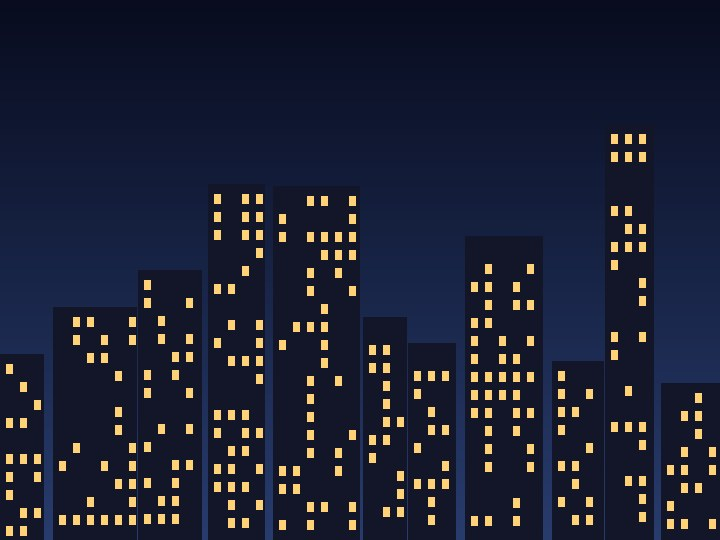
#> input picture backend/app/demo_sites/files/city.jpg, 720 x 540 px, given in place of protected.jpg, which was not available
$ python make_demo_sites.py ../app/demo_sites/files
#> lines starting #> are read from the running program, lines starting #| are printed output that depends on the picture
"""Builds backend/app/demo_sites/files: pages and images for the bundled demo
websites. Copies are edits of web/public/demo/protected.jpg (a drawn scene,
no people). Run from backend/: .venv/Scripts/python scripts/make_demo_sites.py .."""
import math
import random
import shutil
import sys
from pathlib import Path

from PIL import Image, ImageDraw, ImageEnhance, ImageFont

root = Path(sys.argv[1])
src = root / "web/public/demo"
out = root / "backend/app/demo_sites/files"
out.mkdir(parents=True, exist_ok=True)
photo = Image.open(src / "protected.jpg").convert("RGB")
#> photo is the input picture: PIL image 720x540 RGB; mean R, G, B 29.5, 33.3, 51.8
W, H = photo.size
#> W = 720; H = 540

# ---- copies of the protected photo (what an abuser re-posts) ----
w, h = int(W * 0.93), int(H * 0.93)
#> w = 669; h = 502
crop = photo.crop(((W - w) // 2, (H - h) // 2, (W - w) // 2 + w, (H - h) // 2 + h))
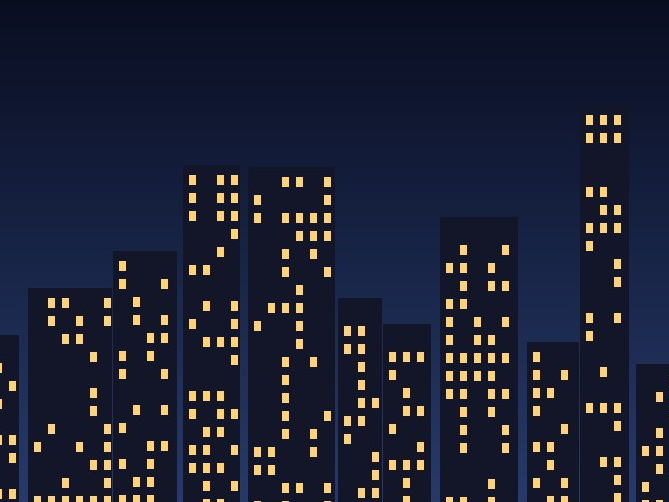
#> crop: PIL image 669x502 RGB; mean R, G, B 30.2, 33.8, 52.3
crop = ImageEnhance.Color(ImageEnhance.Contrast(crop).enhance(1.08)).enhance(1.3)
crop.save(out / "snap_post.jpg", quality=80)

cap = photo.copy()
d = ImageDraw.Draw(cap)
d.rectangle([0, int(H * 0.91), W, H], fill=(0, 0, 0))
try:
    font = ImageFont.truetype("arial.ttf", int(H * 0.05))
except OSError:
    font = ImageFont.load_default()
d.text((W // 2, int(H * 0.955)), "look who it is", fill=(255, 255, 255), font=font, anchor="mm")
cap = cap.resize((W // 2, H // 2))
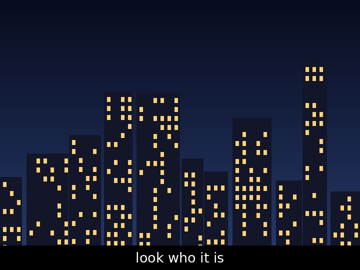
#> cap: PIL image 360x270 RGB; mean R, G, B 26.2, 30, 47.6
cap.save(out / "forum_upload.jpg", quality=55)

shutil.copy(src / "protected.jpg", out / "dump_exact.jpg")  # byte-identical repost

# ---- unrelated images ----
for n in ("city", "forest", "ocean"):
    shutil.copy(src / f"{n}.jpg", out / f"{n}.jpg")


def avatar(seed, path):
#> called with seed = 11
    random.seed(seed)
    img = Image.new("RGB", (160, 160))
#> img: PIL image 160x160 RGB; every value is 0
    d = ImageDraw.Draw(img)
    a = (random.randint(40, 200), random.randint(40, 200), random.randint(40, 200))
    b = (random.randint(40, 200), random.randint(40, 200), random.randint(40, 200))
    for y in range(160):
        t = y / 160
        d.line([(0, y), (160, y)], fill=tuple(int(a[i] + (b[i] - a[i]) * t) for i in range(3)))
    for _ in range(6):
        x, y, r = random.randint(0, 160), random.randint(0, 160), random.randint(10, 40)
        d.ellipse([x - r, y - r, x + r, y + r], outline=(255, 255, 255), width=3)
    img.save(path, quality=85)
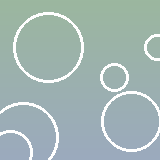
#> saved as avatar_a.jpg: PIL image 160x160 RGB; mean R, G, B 162.5, 182, 179.8


avatar(11, out / "avatar_a.jpg")
avatar(12, out / "avatar_b.jpg")
#> call 2 of avatar, with seed = 12
#> in avatar (call 2), `img.save(path, quality=85)`:
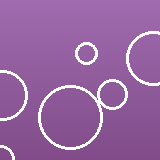
#> saved as avatar_b.jpg: PIL image 160x160 RGB; mean R, G, B 151.7, 101.9, 161.9


def morning_lake(path):
    """A DIFFERENT lake photo: same subject, not the same image."""
    random.seed(7)
    img = Image.new("RGB", (720, 540))
#> img: PIL image 720x540 RGB; every value is 0
    d = ImageDraw.Draw(img)
    for y in range(540):
        t = y / 540
        d.line([(0, y), (720, y)], fill=(int(150 + 90 * t), int(200 + 30 * t), int(240 - 20 * t)))
    d.ellipse([120, 90, 200, 170], fill=(255, 250, 220))
    pts = [(0, 540)] + [(x, 250 - 90 * abs(math.sin(x / 140)) - random.randint(0, 20)) for x in range(0, 740, 20)] + [(720, 540)]
    d.polygon(pts, fill=(70, 110, 90))
    d.rectangle([0, 330, 720, 540], fill=(60, 120, 160))
    for _ in range(30):
        y = random.randint(340, 530)
        x = random.randint(0, 720)
        d.line([(x - 40, y), (x + 40, y)], fill=(200, 230, 245), width=2)
    img.save(path, quality=85)
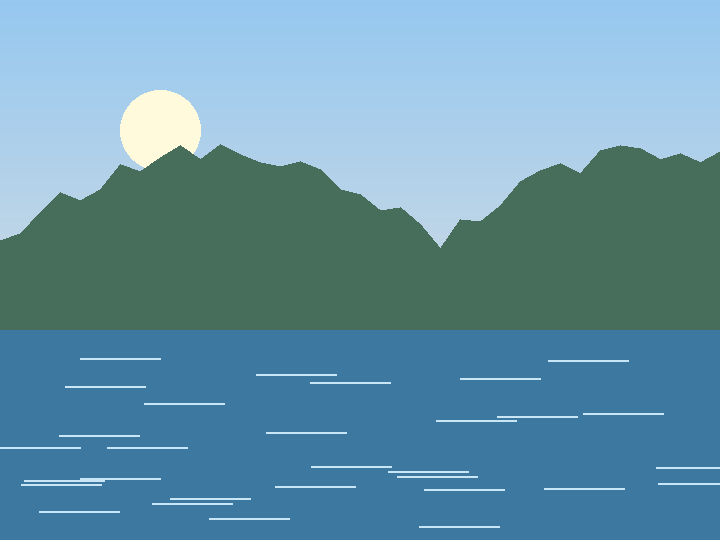
#> saved as blog_lake.jpg: PIL image 720x540 RGB; mean R, G, B 100.6, 147.4, 167


morning_lake(out / "blog_lake.jpg")

CSS = ("body{font-family:sans-serif;max-width:680px;margin:2rem auto;background:#fafafa;color:#222}"
       "img{max-width:100%;display:block;margin:1rem 0;border-radius:8px}.small{width:64px}")

pages = {
    "snapgram_post.html": f"""<!doctype html><html><head><meta charset="utf-8">
<title>@night_owl_99 on Snapgram</title>
<meta property="og:image" content="/media/snap_post.jpg"><style>{CSS}</style></head><body>
<header><img class="small" src="/media/avatar_a.jpg" alt=""> <b>night_owl_99</b></header>
<img src="/media/snap_post.jpg" alt="post"><p>throwback &#128064;</p>
<h4>Suggested for you</h4><img src="/media/forest.jpg" alt=""><img src="/media/city.jpg" alt="">
</body></html>""",
    "forum_thread.html": f"""<!doctype html><html><head><meta charset="utf-8">
<title>Thread 48213 - ChatForum</title><style>{CSS}</style></head><body>
<h1>random pics thread</h1>
<p><img class="small" src="/img/avatar_b.jpg" alt=""> anon1: first</p><img src="/img/ocean.jpg" alt="">
<p><img class="small" src="/img/avatar_a.jpg" alt=""> anon2:</p><img src="/img/forum_upload.jpg" alt="">
<p>anon3: lol</p><img src="/img/city.jpg" alt="">
</body></html>""",
    "blog_post.html": f"""<!doctype html><html><head><meta charset="utf-8">
<title>Lakes of the North - Travel Blog</title><style>{CSS}</style></head><body>
<h1>Lakes of the North</h1><p>Our favourite mornings by the water.</p>
<img src="/photos/blog_lake.jpg" alt=""><img src="/photos/forest.jpg" alt="">
<img src="/photos/ocean.jpg" alt=""></body></html>""",
}
for name, html in pages.items():
    (out / name).write_text(html, encoding="utf-8")
print("built", out)
